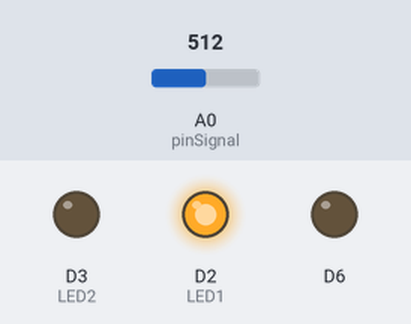
Simulated run of this sketch. Board: ESP8266 (NodeMCU). Parts: output pins drawn as LEDs (lit = HIGH). Inputs (shaded band) come from the test bench; at power-on: A0 (pinSignal) = 512. WiFi joins after 1.5 s; servers stay silent unless stated; what the sketch prints to the serial monitor is not drawn.

Above: at 3.0 s.
3.1 s: A0 (pinSignal) set to 165
12.4 s: A0 (pinSignal) set to 149
At 14.4 s:
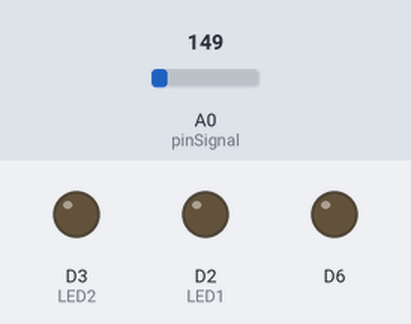
21.3 s: A0 (pinSignal) set to 900
At 24.4 s:
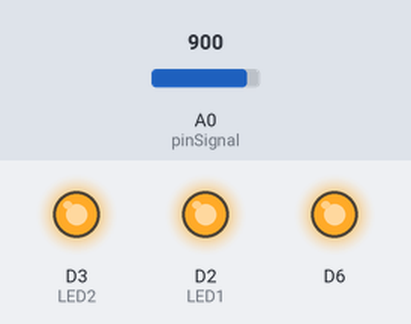
30.6 s: A0 (pinSignal) set to 846
33.4 s: A0 (pinSignal) set to 811
At 36.4 s:
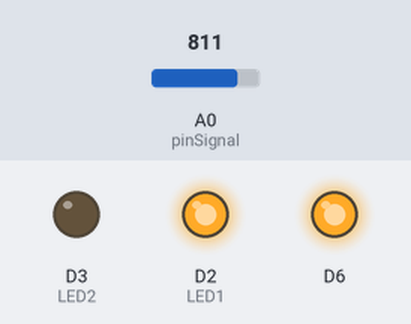
42.7 s: A0 (pinSignal) set to 1023
At 46.9 s:
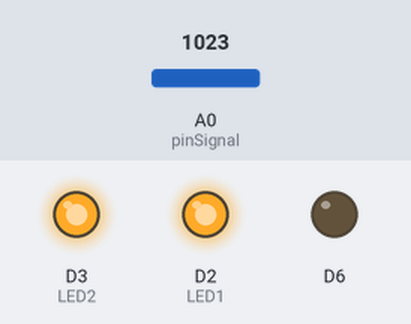
Timing chart, 0 to 53.0 s (numbered marks = the images above; inputs shaded):
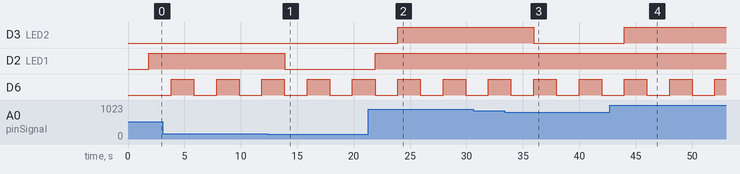

Measured:
- the behaviour switches between 159 and 158 on A0 (pinSignal) (found by bisection; images 0 and 1)
- the behaviour switches between 830 and 829 on A0 (pinSignal) (found by bisection; images 2 and 3)
- after the input at 12.4 s, D2 (LED1): HIGH → LOW after 1.5 s
- after the input at 21.3 s, D3 (LED2): LOW → HIGH after 2.6 s; D2 (LED1): LOW → HIGH after 0.61 s
- after the input at 33.4 s, D3 (LED2): HIGH → LOW after 2.6 s
- after the input at 42.7 s, D3 (LED2): LOW → HIGH after 1.3 s
- by itself, D6: alternates HIGH for 2.0 s and LOW for 2.0 s

The sketch:

FinalCP.ino
```cpp
#define BLYNK_PRINT Serial

#define BLYNK_TEMPLATE_ID "TMPLRy0TcR6o"
#define BLYNK_DEVICE_NAME "Sound and Air Pollution Monitoring"

#include <Blynk.h>
#include <ESP8266WiFi.h>
#include <BlynkSimpleEsp8266.h>
#include "MQ135.h"

int air_quality;
int num_Measure = 128 ; // Set the number of measurements
int pinSignal = A0; // pin connected to pin O module sound sensor
long Sound_signal;    // Store the value read Sound Sensor
long sum = 0 ; // Store the total value of n measurements
long level = 0 ; // Store the average value
int soundlow = 150;
int soundmedium = 500;
int SoundError = 9;

int LED1=D2;
int LED2=D3;


char auth[ ] = "DadoN-gUYk4NSE35yzMUfYvOjU2n5m10";
char ssid[ ] = "SN";
char pass[ ] = "sid12345678";
WiFiClient client;

void setup() {

  // put your setup code here, to run once:

  pinMode (pinSignal, INPUT); // Set the signal pin as input
  Serial.begin(9600);
//  Serial1.begin (115200);
  pinMode(LED1,OUTPUT);
  pinMode(LED2,OUTPUT);
  pinMode(D6 , OUTPUT);
  ////////////////
  WiFi.begin(ssid, pass);

  while (WiFi.status() != WL_CONNECTED)
  {
    delay(50);
    Serial.print(".");
  }
  Serial.println("");
  Serial.println("WiFi connected");
  ///////////
  Blynk.begin(auth, ssid, pass);
  delay(10);
 }

void loop() {
  // put your main code here, to run repeatedly:
  Blynk.run();
  digitalWrite(D6,LOW);


//  Serial.print(swt1);

//  MQ135 gasSensor = MQ135(A0);
//  float ppm = gasSensor.getPPM();
{
    for ( int i = 0 ; i <num_Measure; i++)
      {
        Sound_signal = analogRead (pinSignal);
        sum =sum + Sound_signal;
      }
     level = (sum / num_Measure)-SoundError;
    Serial.print("Sound Level: ");
    Serial.println (level);

     // Calculate the average value
    if( (level) < soundlow)
    {
      digitalWrite(LED1,LOW);
      Serial.println("Intensity= Low");

    }
    if( ( (level) > soundlow ) && ( (level) < soundmedium )  )
    {
      digitalWrite(LED1,HIGH);
      Serial.println("Intensity=Medium");

    }
    if( (level) > soundmedium )
    {
      digitalWrite(LED1,HIGH);
      Serial.println("Intensity= High");
    }

    Blynk.virtualWrite(V4, level);

    sum = 0 ; // Reset the sum of the measurement values
  }
//  delay(5000000);
  delay(2000);
  digitalWrite(D6,HIGH);
  {
    air_quality = ((analogRead(A0)/1024.0)*100.0);
//    air_quality=ppm;
    Serial.print("Air pollution Level: ");
    Serial.println(air_quality);
    if(air_quality > 80){
      digitalWrite(LED2,HIGH);
    }
    else{
      digitalWrite(LED2,LOW);
    }
  }
  delay(2000);

  Blynk.virtualWrite(V5, air_quality);

}
```
